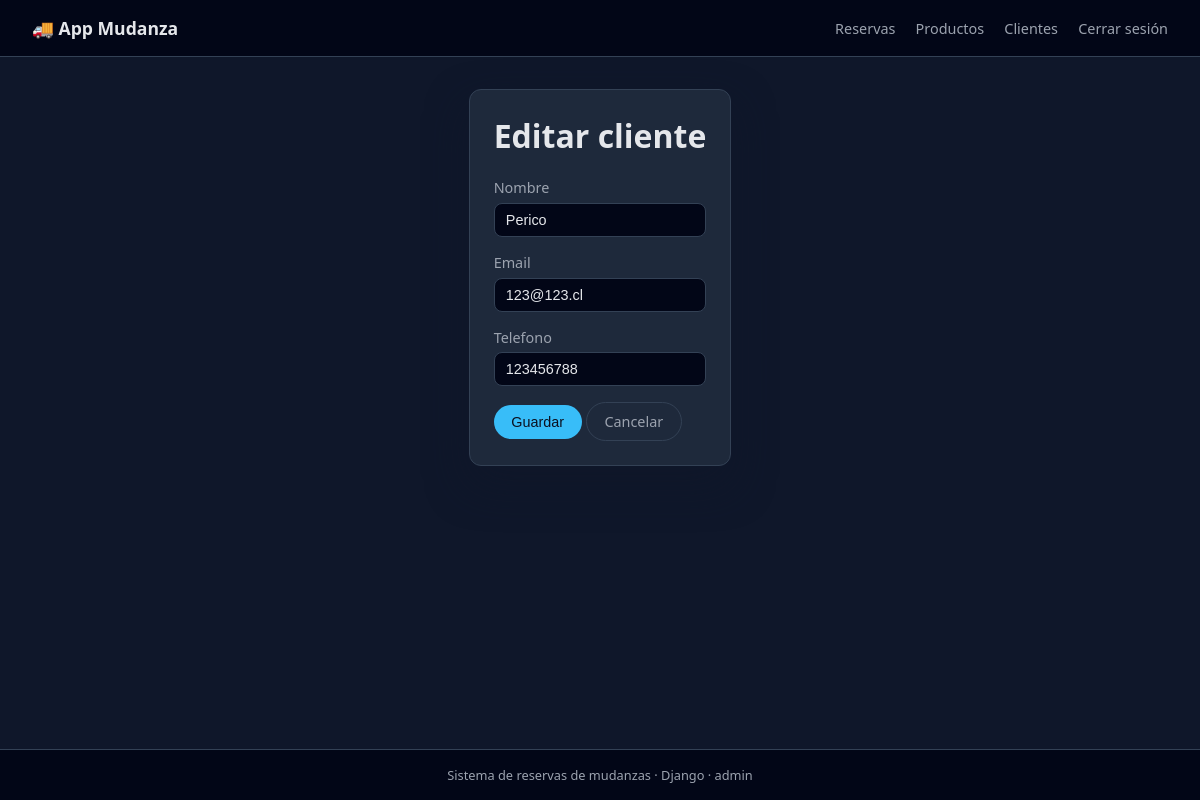
The page /reservas/clientes/1/editar/ (signed in) on the database its author committed.
### reservas/models.py (models this page shows, shortened)
class Cliente(models.Model):
    nombre = models.CharField(max_length=100)
    email = models.EmailField(unique=True)
    telefono = models.CharField(max_length=20)

### reservas/views.py (the view)
# urls.py: path('clientes/<int:pk>/editar/', views.ClienteEditarView.as_view(), name='cliente_editar'),
class ClienteEditarView(LoginRequiredMixin, UpdateView):
    model = Cliente
    form_class = ClienteForm
    template_name = 'reservas/cliente_form.html'
    success_url = reverse_lazy('reservas:cliente_lista')

### reservas/forms.py
class ClienteForm(forms.ModelForm):
    class Meta:
        model = Cliente
        fields = ['nombre', 'email', 'telefono']

### reservas/templates/reservas/cliente_form.html (shortened to what this page needs)
{% extends 'base.html' %}
{% block content %}
    <h1>{% if object %}Editar cliente{% else %}Nuevo cliente{% endif %}</h1>
    <form method="post" class="mt-2">
        {% for field in form %}
            <div class="form-group">
                <label for="{{ field.id_for_label }}">{{ field.label }}</label>
                {{ field }}
            </div>
        {% endfor %}
        <button type="submit" class="btn">Guardar</button>
        <a href="{% url 'reservas:cliente_lista' %}" class="btn btn-secondary">Cancelar</a>
    </form>
{% endblock %}

### templates/base.html (shortened to what this page needs)
{% load static %}
<!DOCTYPE html>
<html lang="es">
<head>
    <link rel="stylesheet" href="{% static 'css/estilos.css' %}">
</head>
<body>
<div class="layout">
    <header class="navbar">
        <div class="navbar-title">
            🚚 App Mudanza
        </div>
        <nav class="navbar-links">
            <a href="{% url 'reservas:lista_reservas' %}">Reservas</a>
            <a href="{% url 'reservas:producto_lista' %}">Productos</a>
            <a href="{% url 'reservas:cliente_lista' %}">Clientes</a>
            {% if user.is_authenticated %}
                <a href="{% url 'logout' %}">Cerrar sesión</a>
            {% else %}
                <a href="{% url 'login' %}">Iniciar sesión</a>
            {% endif %}
        </nav>
    </header>
    <main class="main-content">
        <div class="card">
            {% block content %}{% endblock %}
        </div>
    </main>
    <footer class="footer">
        Sistema de reservas de mudanzas · Django · {{ user.username|default:"Invitado" }}
    </footer>
</div>
</body>
</html>

### static/css/estilos.css (style rules this page uses)
:root { --bg: #0f172a; --bg-card: #1e293b; --accent: #38bdf8; --accent-soft: #0ea5e9; --text-main: #e5e7eb; --text-muted: #9ca3af; --danger: #ef4444; --success: #22c55e; --border-soft: #334155; }
* { box-sizing: border-box; }
body { margin: 0; font-family: system-ui, -apple-system, BlinkMacSystemFont, "Segoe UI", sans-serif; background-color: var(--bg); color: var(--text-main); }
a { color: var(--accent); text-decoration: none; }
.layout { min-height: 100vh; display: flex; flex-direction: column; }
.navbar { background: #020617; padding: 1rem 2rem; display: flex; justify-content: space-between; align-items: center; border-bottom: 1px solid var(--border-soft); }
.navbar-title { font-weight: 600; font-size: 1.1rem; }
.navbar-links a { margin-left: 1rem; font-size: 0.9rem; color: var(--text-muted); }
.main-content { max-width: 960px; margin: 2rem auto; padding: 0 1rem 2rem 1rem; flex: 1; }
.card { background: var(--bg-card); border-radius: 0.75rem; padding: 1.5rem; border: 1px solid var(--border-soft); box-shadow: 0 18px 40px rgba(15, 23, 42, 0.7); }
.card h1, .card h2 { margin-top: 0; }
.btn { display: inline-block; padding: 0.55rem 1.1rem; border-radius: 999px; border: none; cursor: pointer; font-size: 0.9rem; font-weight: 500; background: var(--accent); color: #0b1120; }
.btn-secondary { background: transparent; border: 1px solid var(--border-soft); color: var(--text-muted); }
.form-group { margin-bottom: 1rem; }
label { display: block; font-size: 0.9rem; margin-bottom: 0.35rem; color: var(--text-muted); }
input[type="text"], input[type="email"], input[type="date"], input[type="time"], select, textarea { width: 100%; padding: 0.5rem 0.7rem; border-radius: 0.5rem; border: 1px solid var(--border-soft); background: #020617; color: var(--text-main); font-size: 0.9rem; }
.mt-2 { margin-top: 1rem; }
.footer { text-align: center; padding: 1rem 0; font-size: 0.8rem; color: var(--text-muted); border-top: 1px solid var(--border-soft); background: #020617; }

### rows shown on the page
Cliente: form "Perico" "123@123.cl" "123456788"

### other values the page prints
{{ field.label }} "Nombre" "Email" "Telefono"
{{ user.username|default:"Invitado" }} "admin"
